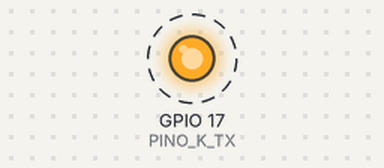
This program was run on a simulated ESP32. Shown: output pins drawn as LEDs (lit = HIGH). Dashed ring = blinking. Nothing arrives over Bluetooth unless stated; a phone connects over Bluetooth LE 3 s after start.

Above: at 0.5 s.
Timing chart, 0 to 3.0 s (numbered marks = the images above):
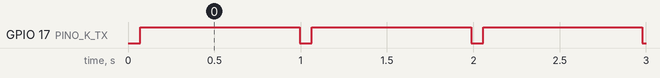

Measured:
- by itself, GPIO 17 (PINO_K_TX): alternates HIGH for 0.92 s and LOW for 0.07 s

The program:

main.cpp
```cpp
// Adaptador K-line -> BLE (ESP32). Só leitura: wake-up, init e requisições de tabela.
// Hardware (HIPÓTESE até montar e medir): transceiver tipo L9637D, TX do ESP32 -> TX do
// transceiver (nível baixo no pino = K em nível baixo), RX do transceiver -> RX do ESP32 (3,3 V).
// Formato BLE: firmware/BLE.md.
#include <Arduino.h>
#include <BLE2902.h>
#include <BLEDevice.h>
#include <BLEServer.h>

#include "ble_formato.h"
#include "kline_enlace.h"

namespace {

const int PINO_K_RX = 16;
const int PINO_K_TX = 17;
const uint32_t ESTADO_A_CADA_MS = 500;
const char* const NOME_BLE = "KLink-BR";

HardwareSerial& linhaK = Serial2;

class TransporteEsp32 : public kline::Transporte {
 public:
  void iniciar() { linhaK.begin(kline::BAUD, SERIAL_8N1, PINO_K_RX, PINO_K_TX); }
  void escrever(const uint8_t* d, size_t n) override { linhaK.write(d, n); }
  int ler() override { return linhaK.available() ? linhaK.read() : -1; }
  void linhaBaixa() override {
    linhaK.end();
    pinMode(PINO_K_TX, OUTPUT);
    digitalWrite(PINO_K_TX, LOW);
  }
  void linhaLiberada() override { digitalWrite(PINO_K_TX, HIGH); }
  void uartPronta() override {
    iniciar();
    while (linhaK.available()) linhaK.read();
  }
  uint32_t agoraMs() override { return millis(); }
};

TransporteEsp32 transporte;
kline::Enlace enlace(transporte, kline::Config::padrao());

BLECharacteristic* chTabela = nullptr;
BLECharacteristic* chEstado = nullptr;
BLECharacteristic* chConfig = nullptr;
volatile bool conectado = false;

portMUX_TYPE trava = portMUX_INITIALIZER_UNLOCKED;
kline::Config cfgPendente = kline::Config::padrao();  // última config aceita; protegida por trava
bool temCfgPendente = false;

void publicarConfig(const kline::Config& c) {
  uint8_t buf[ble::TAM_MAX_CONFIG];
  size_t n = ble::codificarConfig(c, buf, sizeof(buf));
  chConfig->setValue(buf, n);
}

class CbServidor : public BLEServerCallbacks {
  void onConnect(BLEServer*) override { conectado = true; }
  void onDisconnect(BLEServer* s) override {
    conectado = false;
    s->getAdvertising()->start();
  }
};

class CbConfig : public BLECharacteristicCallbacks {
  void onWrite(BLECharacteristic* c) override {
    auto v = c->getValue();  // std::string no core 2.x, String no 3.x: as duas têm c_str()/length()
    portENTER_CRITICAL(&trava);
    kline::Config nova = cfgPendente;  // nunca lê o enlace, que é do loop()
    portEXIT_CRITICAL(&trava);
    if (!ble::decodificarConfig(reinterpret_cast<const uint8_t*>(v.c_str()), v.length(), nova)) return;
    portENTER_CRITICAL(&trava);
    cfgPendente = nova;
    temCfgPendente = true;
    portEXIT_CRITICAL(&trava);
  }
};

void aoQuadro(void*, const uint8_t* q, size_t n, uint32_t ms) {
  uint8_t buf[ble::TAM_MAX_TABELA];
  size_t len = ble::codificarTabela(q, n, ms, buf, sizeof(buf));
  if (!len) return;
  chTabela->setValue(buf, len);
  if (conectado) chTabela->notify();
}

void publicarEstado() {
  uint8_t buf[ble::TAM_ESTADO];
  size_t n = ble::codificarEstado(enlace.estado(), enlace.contadores(), buf, sizeof(buf));
  chEstado->setValue(buf, n);
  if (conectado) chEstado->notify();
}

void iniciarBle() {
  BLEDevice::init(NOME_BLE);
  BLEDevice::setMTU(185);  // quadro de tabela + cabeçalho passa de 20 bytes: cliente deve pedir MTU >= 72
  BLEServer* srv = BLEDevice::createServer();
  srv->setCallbacks(new CbServidor());
  BLEService* svc = srv->createService(ble::UUID_SERVICO);
  chTabela = svc->createCharacteristic(ble::UUID_TABELA,
                                       BLECharacteristic::PROPERTY_READ | BLECharacteristic::PROPERTY_NOTIFY);
  chTabela->addDescriptor(new BLE2902());
  chEstado = svc->createCharacteristic(ble::UUID_ESTADO,
                                       BLECharacteristic::PROPERTY_READ | BLECharacteristic::PROPERTY_NOTIFY);
  chEstado->addDescriptor(new BLE2902());
  chConfig = svc->createCharacteristic(ble::UUID_CONFIG,
                                       BLECharacteristic::PROPERTY_READ | BLECharacteristic::PROPERTY_WRITE);
  chConfig->setCallbacks(new CbConfig());
  publicarConfig(enlace.config());
  svc->start();
  BLEAdvertising* adv = BLEDevice::getAdvertising();
  adv->addServiceUUID(ble::UUID_SERVICO);
  adv->setScanResponse(true);
  BLEDevice::startAdvertising();
}

}  // namespace

void setup() {
  Serial.begin(115200);
  transporte.iniciar();
  enlace.aoQuadro(aoQuadro, nullptr);
  iniciarBle();
}

void loop() {
  static uint32_t ultimoEstado = 0;
  bool aplicar = false;
  kline::Config nova;
  portENTER_CRITICAL(&trava);
  if (temCfgPendente) {
    nova = cfgPendente;
    temCfgPendente = false;
    aplicar = true;
  }
  portEXIT_CRITICAL(&trava);
  if (aplicar) {
    enlace.configurar(nova);
    publicarConfig(nova);
  }

  enlace.passo();

  if (millis() - ultimoEstado >= ESTADO_A_CADA_MS) {
    ultimoEstado = millis();
    publicarEstado();
  }
}
```
